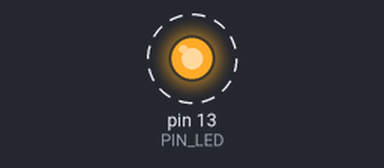
A sketch run on a simulated Arduino Uno, built with avr-gcc and run on an emulated ATmega328P. Shown: output pins drawn as LEDs (lit = HIGH). Dashed ring = blinking.

Above: at 0.5 s.
Timing chart, 0 to 4.6 s (numbered marks = the images above):
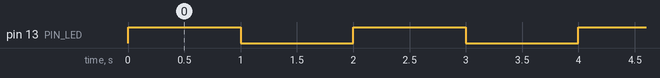

The sketch:

sveto.ino
```cpp
// GPIO пин, к которому подключен светодиод
constexpr int PIN_LED = 13;

void setup() {
  // Настраиваем пин со светодиодом в режим выхода
  pinMode(PIN_LED, OUTPUT);
}

void loop() {
  // Зажигаем светодиод
  digitalWrite(PIN_LED, HIGH);
  // Ждём 1000 мс
  delay(1000);
  // Гасим светодиод
  digitalWrite(PIN_LED, LOW);
  // Ждём 1000 мс
  delay(1000);
}
```

Measured:
- by itself, pin 13 (PIN_LED): alternates HIGH for 1.0 s and LOW for 1.0 s
